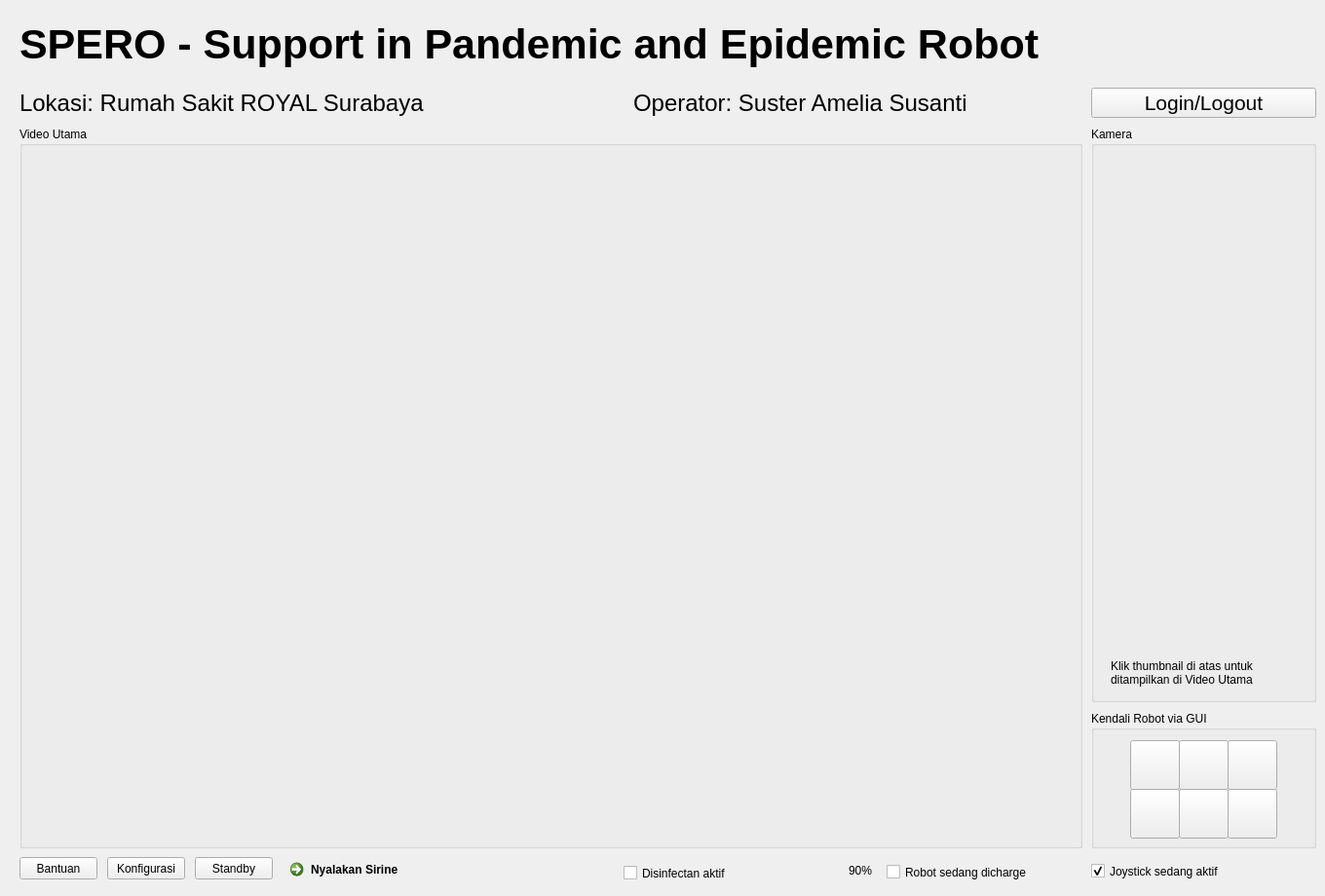
<?xml version="1.0" encoding="UTF-8"?>
<ui version="4.0">
 <class>wMain</class>
 <widget class="QWidget" name="wMain">
  <property name="geometry">
   <rect>
    <x>0</x>
    <y>0</y>
    <width>1360</width>
    <height>920</height>
   </rect>
  </property>
  <property name="minimumSize">
   <size>
    <width>1360</width>
    <height>920</height>
   </size>
  </property>
  <property name="maximumSize">
   <size>
    <width>1360</width>
    <height>920</height>
   </size>
  </property>
  <property name="windowTitle">
   <string>Spero - Kontrol Utama</string>
  </property>
  <widget class="QPushButton" name="pushButton">
   <property name="geometry">
    <rect>
     <x>110</x>
     <y>880</y>
     <width>80</width>
     <height>23</height>
    </rect>
   </property>
   <property name="text">
    <string>Konfigurasi</string>
   </property>
  </widget>
  <widget class="QPushButton" name="pushButton_10">
   <property name="geometry">
    <rect>
     <x>1120</x>
     <y>90</y>
     <width>231</width>
     <height>31</height>
    </rect>
   </property>
   <property name="font">
    <font>
     <pointsize>16</pointsize>
    </font>
   </property>
   <property name="text">
    <string>Login/Logout</string>
   </property>
  </widget>
  <widget class="QLabel" name="label_10">
   <property name="geometry">
    <rect>
     <x>20</x>
     <y>80</y>
     <width>571</width>
     <height>51</height>
    </rect>
   </property>
   <property name="font">
    <font>
     <pointsize>18</pointsize>
    </font>
   </property>
   <property name="text">
    <string>Lokasi: Rumah Sakit ROYAL Surabaya</string>
   </property>
  </widget>
  <widget class="QCheckBox" name="checkBox">
   <property name="geometry">
    <rect>
     <x>1120</x>
     <y>884</y>
     <width>221</width>
     <height>21</height>
    </rect>
   </property>
   <property name="text">
    <string>Joystick sedang aktif</string>
   </property>
   <property name="checked">
    <bool>true</bool>
   </property>
  </widget>
  <widget class="QCommandLinkButton" name="commandLinkButton">
   <property name="geometry">
    <rect>
     <x>290</x>
     <y>875</y>
     <width>151</width>
     <height>31</height>
    </rect>
   </property>
   <property name="text">
    <string>Nyalakan Sirine</string>
   </property>
  </widget>
  <widget class="QLabel" name="label_11">
   <property name="geometry">
    <rect>
     <x>650</x>
     <y>80</y>
     <width>571</width>
     <height>51</height>
    </rect>
   </property>
   <property name="font">
    <font>
     <pointsize>18</pointsize>
    </font>
   </property>
   <property name="text">
    <string>Operator: Suster Amelia Susanti</string>
   </property>
  </widget>
  <widget class="QLabel" name="label_2">
   <property name="geometry">
    <rect>
     <x>1250</x>
     <y>0</y>
     <width>80</width>
     <height>80</height>
    </rect>
   </property>
   <property name="text">
    <string/>
   </property>
   <property name="pixmap">
    <pixmap resource="rc/spero.qrc">:/icons/Logo_petra_lowres.png</pixmap>
   </property>
   <property name="scaledContents">
    <bool>true</bool>
   </property>
  </widget>
  <widget class="QCheckBox" name="checkBox_3">
   <property name="geometry">
    <rect>
     <x>640</x>
     <y>886</y>
     <width>131</width>
     <height>21</height>
    </rect>
   </property>
   <property name="text">
    <string>Disinfectan aktif</string>
   </property>
  </widget>
  <widget class="QPushButton" name="pushButton_9">
   <property name="geometry">
    <rect>
     <x>200</x>
     <y>880</y>
     <width>80</width>
     <height>23</height>
    </rect>
   </property>
   <property name="text">
    <string>Standby</string>
   </property>
  </widget>
  <widget class="QGroupBox" name="groupBox">
   <property name="geometry">
    <rect>
     <x>20</x>
     <y>130</y>
     <width>1091</width>
     <height>741</height>
    </rect>
   </property>
   <property name="title">
    <string>Video Utama</string>
   </property>
   <widget class="QLabel" name="label_3">
    <property name="geometry">
     <rect>
      <x>0</x>
      <y>20</y>
      <width>1091</width>
      <height>721</height>
     </rect>
    </property>
    <property name="text">
     <string/>
    </property>
    <property name="pixmap">
     <pixmap resource="rc/spero.qrc">:/images/contoh_video_call.jpeg</pixmap>
    </property>
   </widget>
  </widget>
  <widget class="QLabel" name="label_8">
   <property name="geometry">
    <rect>
     <x>801</x>
     <y>874</y>
     <width>71</width>
     <height>41</height>
    </rect>
   </property>
   <property name="text">
    <string/>
   </property>
   <property name="pixmap">
    <pixmap resource="rc/spero.qrc">:/icons/battery_icon.png</pixmap>
   </property>
   <property name="scaledContents">
    <bool>true</bool>
   </property>
  </widget>
  <widget class="QPushButton" name="pushButton_8">
   <property name="geometry">
    <rect>
     <x>20</x>
     <y>880</y>
     <width>80</width>
     <height>23</height>
    </rect>
   </property>
   <property name="text">
    <string>Bantuan</string>
   </property>
  </widget>
  <widget class="QLabel" name="label_9">
   <property name="geometry">
    <rect>
     <x>871</x>
     <y>886</y>
     <width>59</width>
     <height>15</height>
    </rect>
   </property>
   <property name="text">
    <string>90%</string>
   </property>
  </widget>
  <widget class="QLabel" name="label">
   <property name="geometry">
    <rect>
     <x>20</x>
     <y>20</y>
     <width>1221</width>
     <height>51</height>
    </rect>
   </property>
   <property name="font">
    <font>
     <pointsize>32</pointsize>
     <weight>75</weight>
     <bold>true</bold>
    </font>
   </property>
   <property name="text">
    <string>SPERO - Support in Pandemic and Epidemic Robot</string>
   </property>
  </widget>
  <widget class="QGroupBox" name="groupBox_2">
   <property name="geometry">
    <rect>
     <x>1120</x>
     <y>130</y>
     <width>231</width>
     <height>591</height>
    </rect>
   </property>
   <property name="title">
    <string>Kamera</string>
   </property>
   <widget class="QLabel" name="label_4">
    <property name="geometry">
     <rect>
      <x>10</x>
      <y>30</y>
      <width>211</width>
      <height>161</height>
     </rect>
    </property>
    <property name="text">
     <string/>
    </property>
    <property name="pixmap">
     <pixmap resource="rc/spero.qrc">:/images/contoh_video_call.jpeg</pixmap>
    </property>
    <property name="scaledContents">
     <bool>true</bool>
    </property>
   </widget>
   <widget class="QLabel" name="label_5">
    <property name="geometry">
     <rect>
      <x>10</x>
      <y>200</y>
      <width>211</width>
      <height>161</height>
     </rect>
    </property>
    <property name="text">
     <string/>
    </property>
    <property name="pixmap">
     <pixmap resource="rc/spero.qrc">:/images/contoh_lorong.jpg</pixmap>
    </property>
    <property name="scaledContents">
     <bool>true</bool>
    </property>
   </widget>
   <widget class="QLabel" name="label_6">
    <property name="geometry">
     <rect>
      <x>10</x>
      <y>370</y>
      <width>211</width>
      <height>161</height>
     </rect>
    </property>
    <property name="text">
     <string/>
    </property>
    <property name="pixmap">
     <pixmap resource="rc/spero.qrc">:/images/contoh_kamera_bawah.jpg</pixmap>
    </property>
    <property name="scaledContents">
     <bool>true</bool>
    </property>
   </widget>
   <widget class="QLabel" name="label_7">
    <property name="geometry">
     <rect>
      <x>20</x>
      <y>545</y>
      <width>191</width>
      <height>31</height>
     </rect>
    </property>
    <property name="text">
     <string>Klik thumbnail di atas untuk ditampilkan di Video Utama</string>
    </property>
    <property name="wordWrap">
     <bool>true</bool>
    </property>
   </widget>
  </widget>
  <widget class="QCheckBox" name="checkBox_2">
   <property name="geometry">
    <rect>
     <x>910</x>
     <y>885</y>
     <width>171</width>
     <height>21</height>
    </rect>
   </property>
   <property name="text">
    <string>Robot sedang dicharge</string>
   </property>
  </widget>
  <widget class="QGroupBox" name="groupBox_3">
   <property name="geometry">
    <rect>
     <x>1120</x>
     <y>730</y>
     <width>231</width>
     <height>141</height>
    </rect>
   </property>
   <property name="title">
    <string>Kendali Robot via GUI</string>
   </property>
   <widget class="QPushButton" name="pushButton_2">
    <property name="geometry">
     <rect>
      <x>40</x>
      <y>30</y>
      <width>51</width>
      <height>51</height>
     </rect>
    </property>
    <property name="text">
     <string/>
    </property>
    <property name="icon">
     <iconset>
      <normalon>:/icons/rol.png</normalon>
     </iconset>
    </property>
    <property name="iconSize">
     <size>
      <width>51</width>
      <height>51</height>
     </size>
    </property>
   </widget>
   <widget class="QPushButton" name="pushButton_3">
    <property name="geometry">
     <rect>
      <x>90</x>
      <y>30</y>
      <width>51</width>
      <height>51</height>
     </rect>
    </property>
    <property name="text">
     <string/>
    </property>
    <property name="icon">
     <iconset>
      <normalon>:/icons/up.png</normalon>
     </iconset>
    </property>
    <property name="iconSize">
     <size>
      <width>51</width>
      <height>51</height>
     </size>
    </property>
   </widget>
   <widget class="QPushButton" name="pushButton_4">
    <property name="geometry">
     <rect>
      <x>140</x>
      <y>30</y>
      <width>51</width>
      <height>51</height>
     </rect>
    </property>
    <property name="text">
     <string/>
    </property>
    <property name="icon">
     <iconset>
      <normalon>:/icons/ror.png</normalon>
     </iconset>
    </property>
    <property name="iconSize">
     <size>
      <width>51</width>
      <height>51</height>
     </size>
    </property>
   </widget>
   <widget class="QPushButton" name="pushButton_5">
    <property name="geometry">
     <rect>
      <x>140</x>
      <y>80</y>
      <width>51</width>
      <height>51</height>
     </rect>
    </property>
    <property name="text">
     <string/>
    </property>
    <property name="icon">
     <iconset>
      <normalon>:/icons/right.png</normalon>
     </iconset>
    </property>
    <property name="iconSize">
     <size>
      <width>51</width>
      <height>51</height>
     </size>
    </property>
   </widget>
   <widget class="QPushButton" name="pushButton_6">
    <property name="geometry">
     <rect>
      <x>90</x>
      <y>80</y>
      <width>51</width>
      <height>51</height>
     </rect>
    </property>
    <property name="text">
     <string/>
    </property>
    <property name="icon">
     <iconset>
      <normalon>:/icons/down.png</normalon>
     </iconset>
    </property>
    <property name="iconSize">
     <size>
      <width>51</width>
      <height>51</height>
     </size>
    </property>
   </widget>
   <widget class="QPushButton" name="pushButton_7">
    <property name="geometry">
     <rect>
      <x>40</x>
      <y>80</y>
      <width>51</width>
      <height>51</height>
     </rect>
    </property>
    <property name="text">
     <string/>
    </property>
    <property name="icon">
     <iconset>
      <normalon>:/icons/left.png</normalon>
     </iconset>
    </property>
    <property name="iconSize">
     <size>
      <width>51</width>
      <height>51</height>
     </size>
    </property>
   </widget>
  </widget>
 </widget>
 <resources>
  <include location="rc/spero.qrc"/>
 </resources>
 <connections/>
</ui>
